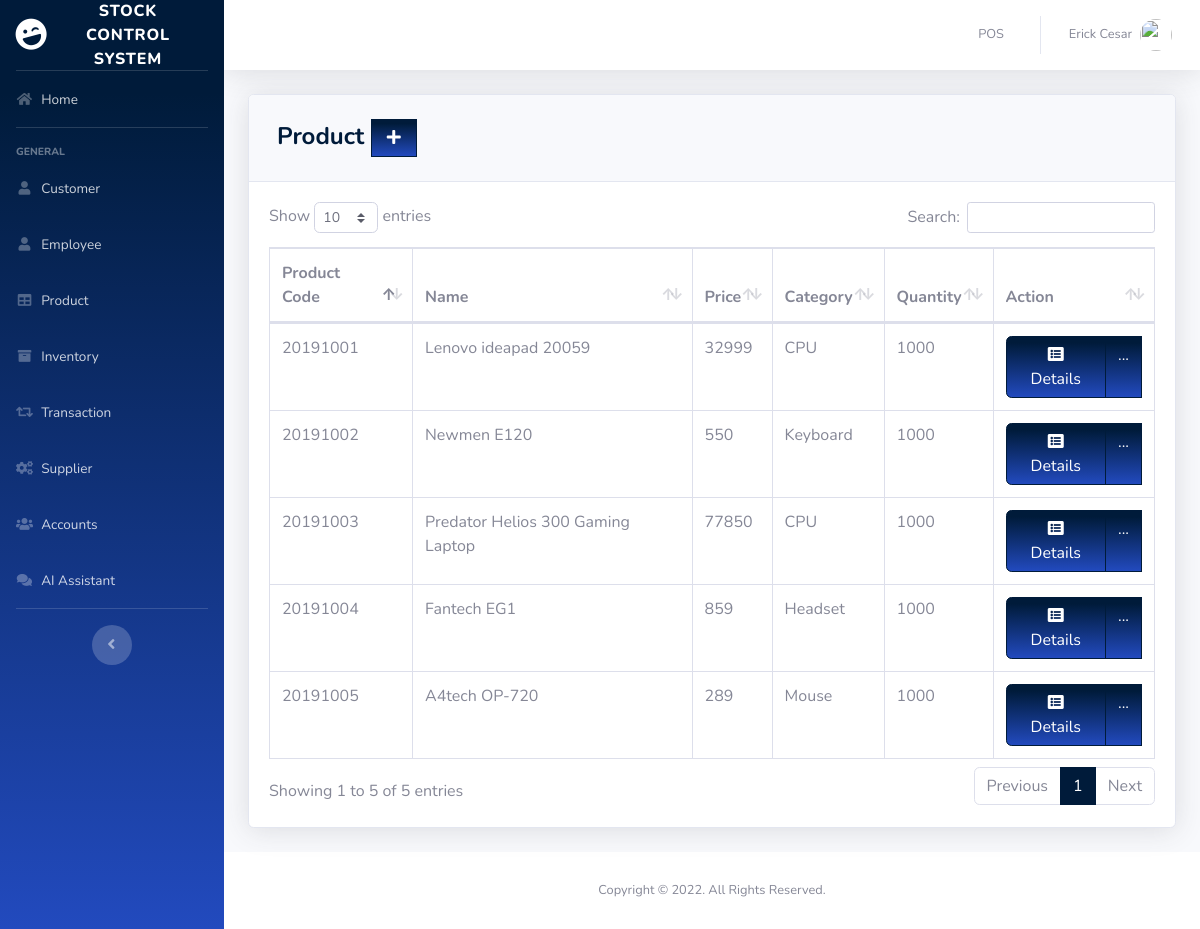
The app's page /pages/product.php (signed in) with its own data.
### tables this page shows
CREATE TABLE `product` (
  `PRODUCT_ID` int(11) NOT NULL,
  `PRODUCT_CODE` varchar(20) NOT NULL,
  `NAME` varchar(50) DEFAULT NULL,
  `DESCRIPTION` varchar(250) NOT NULL,
  `QTY_STOCK` int(50) DEFAULT NULL,
  `ON_HAND` int(250) NOT NULL,
  `PRICE` int(50) DEFAULT NULL,
  `CATEGORY_ID` int(11) DEFAULT NULL,
  `SUPPLIER_ID` int(11) DEFAULT NULL,
  `DATE_STOCK_IN` varchar(50) NOT NULL
);

CREATE TABLE `category` (
  `CATEGORY_ID` int(11) NOT NULL,
  `CNAME` varchar(50) DEFAULT NULL
);

### pages/product.php (the view, shortened to what this page needs)
<?php
include'../includes/connection.php';
include'../includes/sidebar.php';
?>
            <div class="card shadow mb-4">
            <div class="card-header py-3">
              <h4 class="m-2 font-weight-bold text-primary">Product&nbsp;<a  href="#" data-toggle="modal" data-target="#aModal" type="button" class="btn btn-primary bg-gradient-primary" style="border-radius: 0px;"><i class="fas fa-fw fa-plus"></i></a></h4>
            </div>
            <div class="card-body">
              <div class="table-responsive">
                <table class="table table-bordered" id="dataTable" width="100%" cellspacing="0">
               <thead>
                   <tr>
                     <th>Product Code</th>
                     <th>Name</th>
                     <th>Price</th>
                     <th>Category</th>
                     <th>Quantity</th>
                     <th>Action</th>
                   </tr>
               </thead>
          <tbody>
<?php
    $query = 'SELECT PRODUCT_ID, PRODUCT_CODE, NAME, QTY_STOCK, PRICE, CNAME, DATE_STOCK_IN FROM product p join category c on p.CATEGORY_ID=c.CATEGORY_ID GROUP BY PRODUCT_CODE';
        $result = mysqli_query($db, $query) or die (mysqli_error($db));
            while ($row = mysqli_fetch_assoc($result)) {
                echo '<tr>';
                echo '<td>'. $row['PRODUCT_CODE'].'</td>';
                echo '<td>'. $row['NAME'].'</td>';
                echo '<td>'. $row['PRICE'].'</td>';
                echo '<td>'. $row['CNAME'].'</td>';
                echo '<td>'. $row['QTY_STOCK'].'</td>';
                      echo '<td align="right"> <div class="btn-group">
                              <a type="button" class="btn btn-primary bg-gradient-primary" href="pro_searchfrm.php?action=edit & id='.$row['PRODUCT_CODE'] . '"><i class="fas fa-fw fa-list-alt"></i> Details</a>
                            <div class="btn-group">
                              <a type="button" class="btn btn-primary bg-gradient-primary dropdown no-arrow" data-toggle="dropdown" style="color:white;">
                              ... <span class="caret"></span></a>
                            <ul class="dropdown-menu text-center" role="menu">
                                <li>
                                  <a type="button" class="btn btn-warning bg-gradient-warning btn-block" style="border-radius: 0px;" href="pro_edit.php?action=edit & id='.$row['PRODUCT_ID']. '">
                                    <i class="fas fa-fw fa-edit"></i> Edit
                                  </a>
                                </li>
                            </ul>
                            </div>
                          </div> </td>';
                echo '</tr> ';
                        }
?>
                                </tbody>
                            </table>
                        </div>
                    </div>
                  </div>
<?php
include'../includes/footer.php';
?>

### records on screen
product: PRODUCT_CODE "20191001", NAME "Lenovo ideapad 20059", PRICE "32999", CATEGORY_ID.CNAME "CPU", QTY_STOCK "1000"
product: PRODUCT_CODE "20191002", NAME "Newmen E120", PRICE "550", CATEGORY_ID.CNAME "Keyboard", QTY_STOCK "1000"
product: PRODUCT_CODE "20191003", NAME "Predator Helios 300 Gaming Laptop", PRICE "77850", CATEGORY_ID.CNAME "CPU", QTY_STOCK "1000"
product: PRODUCT_CODE "20191004", NAME "Fantech EG1", PRICE "859", CATEGORY_ID.CNAME "Headset", QTY_STOCK "1000"
product: PRODUCT_CODE "20191005", NAME "A4tech OP-720", PRICE "289", CATEGORY_ID.CNAME "Mouse", QTY_STOCK "1000"

### other values on screen
$_SESSION['FIRST_NAME'] "Erick"
$_SESSION['LAST_NAME'] "Cesar"
